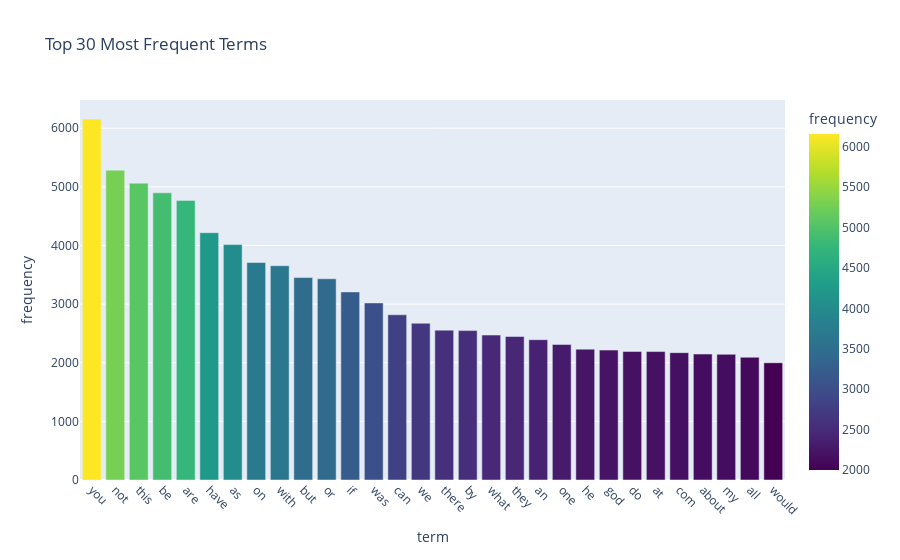

Source (notebook cell):
### Code cell
import plotly.express as px
import pandas as pd

# 建立 DataFrame
df = pd.DataFrame({
    'term': count_vect.get_feature_names_out(),
    'frequency': term_frequencies
})

# 取出前 30 個最高頻的詞
df_top = df.sort_values(by='frequency', ascending=False).head(30)

fig = px.bar(df_top,
             x='term', y='frequency',
             title='Top 30 Most Frequent Terms',
             color='frequency',
             color_continuous_scale='Viridis')

fig.update_layout(xaxis_tickangle=45)
fig.show()

### Figure 1 — Plotly figure (JSON) as saved in the notebook; plotly's stock layout.template omitted (floating-point values rounded to 4 significant figures)
{"data": [{"hovertemplate": "term=%{x}<br>frequency=%{marker.color}<extra></extra>", "legendgroup": "", "marker": {"color": [6157, 5285, 5063, 4898, 4769, 4218, 4015, 3709, 3655, 3453, 3432, 3208, 3020, 2818, 2674, 2556, 2548, 2472, 2448, 2393, 2312, 2232, 2216, 2193, 2191, 2172, 2148, 2143, 2093, 2000], "coloraxis": "coloraxis", "pattern": {"shape": ""}}, "name": "", "orientation": "v", "showlegend": false, "textposition": "auto", "type": "bar", "x": ["you", "not", "this", "be", "are", "have", "as", "on", "with", "but", "or", "if", "was", "can", "we", "there", "by", "what", "they", "an", "one", "he", "god", "do", "at", "com", "about", "my", "all", "would"], "xaxis": "x", "y": [6157, 5285, 5063, 4898, 4769, 4218, 4015, 3709, 3655, 3453, 3432, 3208, 3020, 2818, 2674, 2556, 2548, 2472, 2448, 2393, 2312, 2232, 2216, 2193, 2191, 2172, 2148, 2143, 2093, 2000], "yaxis": "y"}], "layout": {"barmode": "relative", "coloraxis": {"colorbar": {"title": {"text": "frequency"}}, "colorscale": [[0, "#440154"], [0.1111, "#482878"], [0.2222, "#3e4989"], [0.3333, "#31688e"], [0.4444, "#26828e"], [0.5556, "#1f9e89"], [0.6667, "#35b779"], [0.7778, "#6ece58"], [0.8889, "#b5de2b"], [1, "#fde725"]]}, "legend": {"tracegroupgap": 0}, "title": {"text": "Top 30 Most Frequent Terms"}, "xaxis": {"anchor": "y", "domain": [0, 1], "tickangle": 45, "title": {"text": "term"}}, "yaxis": {"anchor": "x", "domain": [0, 1], "title": {"text": "frequency"}}}}
